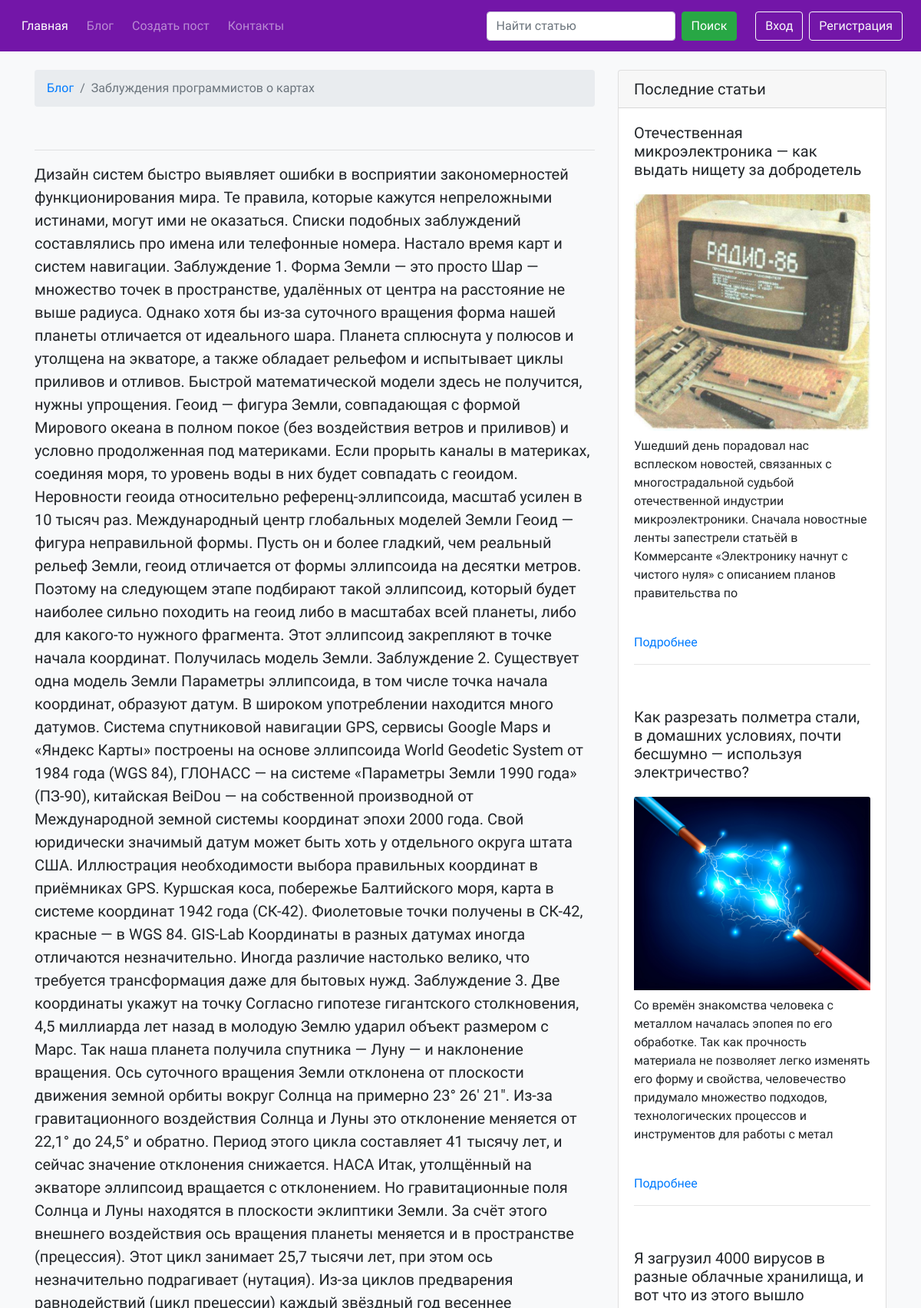
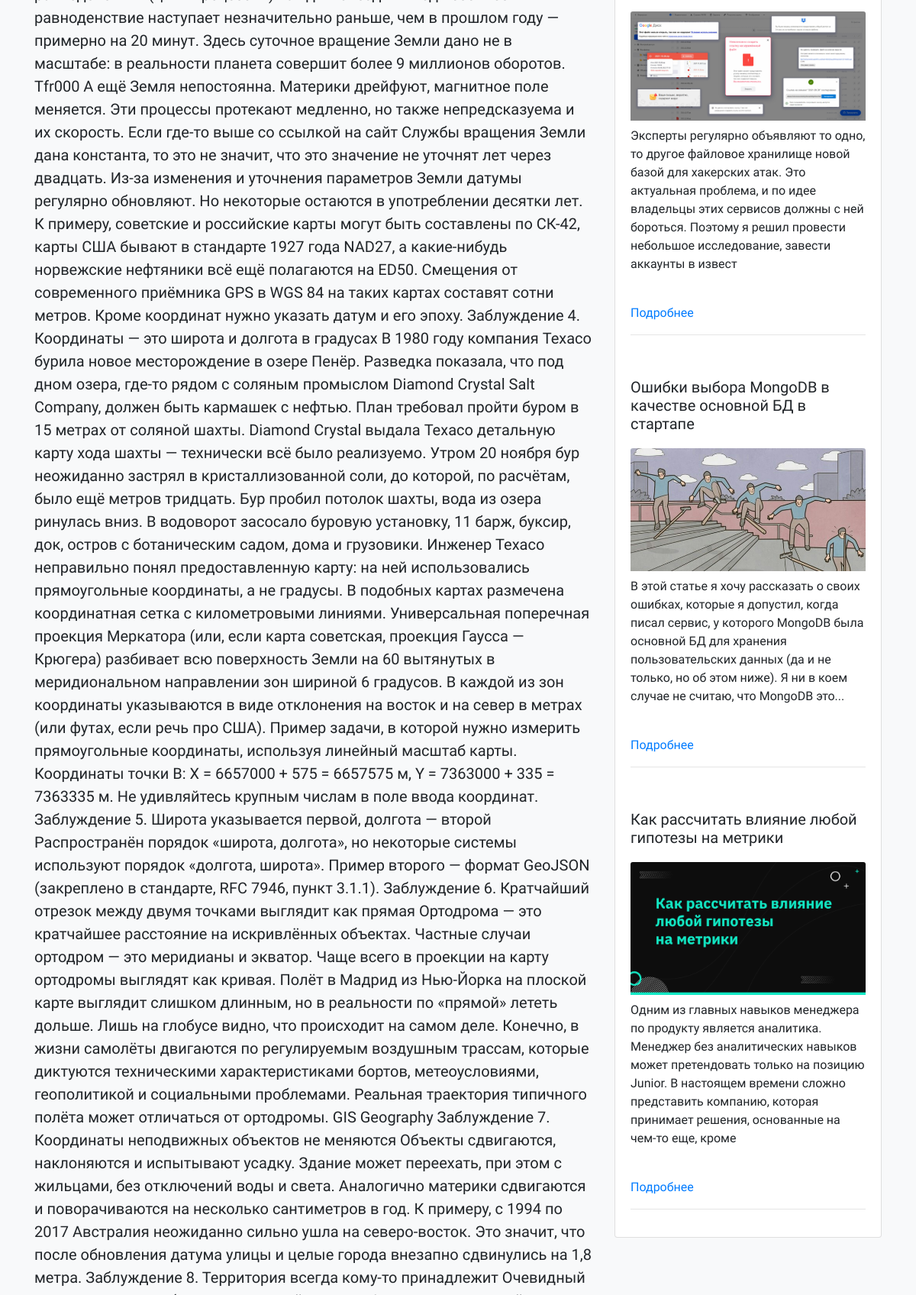
The app's page /blog/post-7 (upper part) with its own data (2 pictures, top to bottom).
### blog/models.py (models this page shows, shortened)
class PostModel(db.Model):
    id = db.Column(db.Integer, primary_key=True)
    title = db.Column(db.String(100), nullable=False)
    image = db.Column(db.String(255), nullable=True)
    description = db.Column(db.String(255), nullable=False)
    text = db.Column(db.Text, nullable=False)
    author = db.Column(db.Integer, db.ForeignKey("user_model.id", ondelete="CASCADE"))
    created_data = db.Column(
        db.DateTime, default=datetime.now(timezone("Europe/Minsk"))
    )

### blog/blog.py (the view, shortened to what this page needs)
@blog.route("/post-<int:post_id>", methods=["GET", "POST"])
@logger.catch
def post_page_view(post_id):
    comment_form = CreateCommentForm()
    if not get_post_from_post_model_where_id(post_id):
        abort(404)
    return render_template(
        "blog/post_page.html",
        post=get_post_from_post_model_where_id(post_id),
        five_last_posts=get_five_last_posts_from_posts_table(post_id),
        comment_form=comment_form,
        all_comments=get_comments_from_comments_table_where_post_id(post_id),
    )

### blog/forms.py
class CreateCommentForm(FlaskForm):
    text = TextAreaField(
        "Текст комментария",
        validators=[DataRequired()],
        render_kw={
            "class": "form-control",
            "placeholder": "",
        },
    )
    submit = SubmitField(
        "Оставить комментарий",
        render_kw={"class": "btn my-3 btn-primary btn-block"},
    )

### app.py (called while the page is built)
@app.after_request
def redirect_to_signin(response):
    if response.status_code == 401:
        flash(
            "Пожалуйста войдите в свой аккаунт или зарегистрируйтесь, чтобы попасть в данный раздел.",
            "success",
        )
        return redirect(url_for("authentication.sign_in_view", next_page=request.url))
    return response

### blog/services.py (called while the page is built)
@logger.catch
def get_five_last_posts_from_posts_table(post_id: int):
    return PostModel.query.filter(PostModel.id != post_id).limit(5)[::-1]

@logger.catch
def get_post_from_post_model_where_id(post_id: int):
    return PostModel.query.get(post_id)

@logger.catch
def get_comments_from_comments_table_where_post_id(post_id: int):
    return (
        db.session.query(UserModel, CommentModel)
        .join(CommentModel, UserModel.id == CommentModel.user_id)
        .filter_by(post_id=post_id)[::-1]
    )

### templates/blog/post_page.html (shortened to what this page needs)
{% extends 'base.html' %}
{% block content_app %}
    <div class="container">
        <div class="row">
            <div class="col-lg-8 text-break">
                <nav aria-label="breadcrumb" class="mt-4">
                    <ol class="breadcrumb">
                        <li class="breadcrumb-item"><a href="{{ url_for("blog.blog_view") }}">Блог</a></li>
                        <li class="breadcrumb-item active" aria-current="page">{{ post.title }}</li>
                    </ol>
                </nav>
                <hr>
                <p class="lead">{{ post.text|safe }}</p>
            </div>
        {% include 'blog/post_page_aside.html' %}
        </div>
    </div>
{% endblock %}

### templates/blog/post_page_aside.html
<div class="col-md-4">
    <div class="card my-4">
        <h5 class="card-header">Последние статьи</h5>
        {% for last_post in five_last_posts %}
            <div class="card-body">
                <h5 class="card-title">{{ last_post.title }}</h5>
                <img src="{{ url_for("static", filename="media/img/") }}{{ last_post.image }}" alt=""
                     class="card-img-top my-2"><br>
                <p>{{ last_post.description| safe | truncate(250) }}</p><br>
                <a href="{{ url_for('blog.post_page_view', post_id=last_post.id) }}" class="card-link">Подробнее</a>
                <hr>
            </div>
        {% endfor %}
    </div>
</div>

### static/css/style.css (style rules this page uses)
* { font-family: 'Source Sans Pro', sans-serif; }
a { text-decoration: none; }

### records on screen
PostModel: title "Заблуждения программистов о картах"
PostModel: title "Отечественная микроэлектроника — как выдать нищету за добродетель", image (picture), description "Ушедший день порадовал нас всплеском новостей, связанных с многострадальной судьбой отечественной индустрии микроэлектроники. Сначала новостные ленты запестрели статьёй в Коммерсанте «Электронику начнут с чистого нуля» с описанием планов правительства по"
PostModel: title "Как разрезать полметра стали, в домашних условиях, почти бесшумно — используя электричество?", image (picture), description "Со времён знакомства человека с металлом началась эпопея по его обработке. Так как прочность материала не позволяет легко изменять его форму и свойства, человечество придумало множество подходов, технологических процессов и инструментов для работы с метал"
PostModel: title "Я загрузил 4000 вирусов в разные облачные хранилища, и вот что из этого вышло", image (picture), description "Эксперты регулярно объявляют то одно, то другое файловое хранилище новой базой для хакерских атак. Это актуальная проблема, и по идее владельцы этих сервисов должны с ней бороться. Поэтому я решил провести небольшое исследование, завести аккаунты в извест"
PostModel: title "Ошибки выбора MongoDB в качестве основной БД в стартапе", image (picture), description "В этой статье я хочу рассказать о своих ошибках, которые я допустил, когда писал сервис, у которого MongoDB была основной БД для хранения пользовательских данных (да и не только, но об этом ниже). Я ни в коем случае не считаю, что MongoDB это..."
PostModel: title "Как рассчитать влияние любой гипотезы на метрики", image (picture), description "Одним из главных навыков менеджера по продукту является аналитика. Менеджер без аналитических навыков может претендовать только на позицию Junior. В настоящем времени сложно представить компанию, которая принимает решения, основанные на чем-то еще, кроме"
